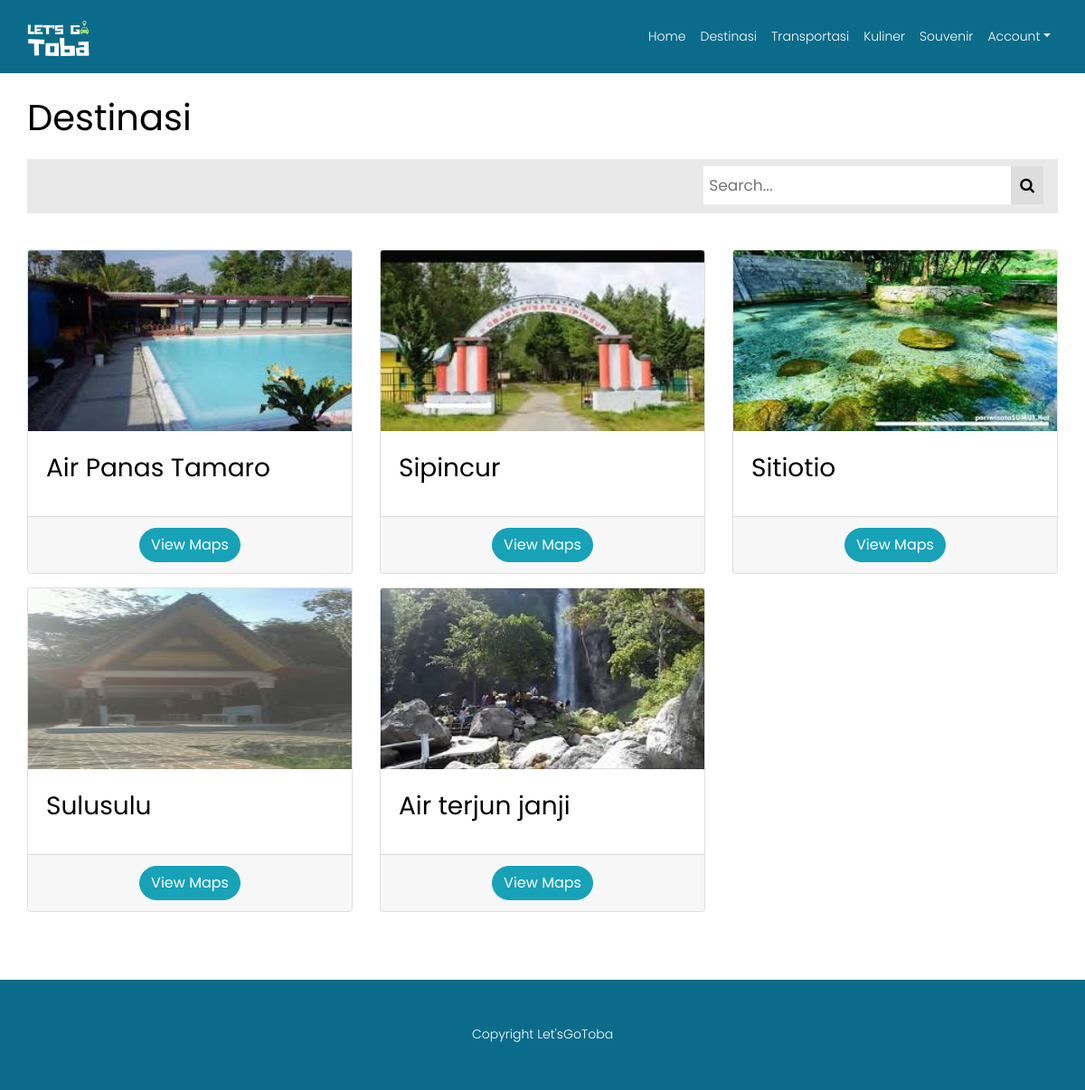
Page /humbahas.php on the committed database.
### tables this page shows
CREATE TABLE `destinasi` (
  `id_destinasi` int(20) NOT NULL,
  `nama_destinasi` varchar(100) NOT NULL,
  `nama_kabupaten` varchar(100) NOT NULL,
  `foto_destinasi` varchar(200) NOT NULL,
  `map` varchar(500) NOT NULL,
  `deskripsi` varchar(1000) NOT NULL
);

### humbahas.php (the view, shortened to what this page needs)
<?php
$koneksi = mysqli_connect("localhost","root","","letsgotobasa");
?>
<!DOCTYPE html>
<html lang="en">
  <head>
    <link href="vendor/bootstrap/css/bootstrap.min.css" rel="stylesheet">
    <link rel="stylesheet" href="css/open-iconic-bootstrap.min.css">
    <link rel="stylesheet" href="css/animate.css">
    <link rel="stylesheet" href="css/owl.carousel.min.css">
    <link rel="stylesheet" href="css/owl.theme.default.min.css">
    <link rel="stylesheet" href="css/magnific-popup.css">
    <link rel="stylesheet" href="css/aos.css">
    <link rel="stylesheet" href="css/ionicons.min.css">
    <link rel="stylesheet" href="css/bootstrap-datepicker.css">
    <link rel="stylesheet" href="css/jquery.timepicker.css">
    <link rel="stylesheet" href="fa/css/font-awesome.min.css">
    <link rel="stylesheet" href="css/flaticon.css">
    <link rel="stylesheet" href="css/icomoon.css">
    <link rel="stylesheet" href="css/style.css">
    <link rel="stylesheet" type="text/css" href="css/csss/style.css">
  </head>
  <body>
    <?php include 'menu.php'; ?>
    <div class="container ftco-animate">
   <br>
   <br>
   <br>
  <h1 class="mt-4 mb-3">Destinasi
      </h1>
<div class="topnav" align="right">
       <form action="" method="post">
        <div class="search-container">
        <input type="text" name="inputan_pencarian" placeholder="Search..." />
      <button type="submit" name="cari"><i class="fa fa-search"></i></button>
      </form>
</div>
</div>
<br>
       <div class="row">
        <?php
        $inputan_pencarian = @$_POST['inputan_pencarian'];
        if (isset($_POST["cari"])) {
          if ($inputan_pencarian != "") {
        $ambil = $koneksi->query("SELECT * FROM destinasi WHERE nama_destinasi LIKE '%$inputan_pencarian%'");
      }else {
        $ambil = $koneksi->query("SELECT * FROM destinasi WHERE nama_kabupaten LIKE 'humbahas'");
      }
        } else {
          $ambil = $koneksi->query("SELECT * FROM destinasi WHERE nama_kabupaten LIKE 'humbahas'");
        }
        $cek = mysqli_num_rows($ambil);
        if ($cek < 1){
          ?>
          <tr>
            <td><h2>Maaf, destinasi tidak ditemukan</h2></td>
          </tr>
          <br>
          <br>
          <br>
          <br>
          <br>
          <br>
          <br>
          <br>
          <br>
          <br>
          <br>
          <br>
          <br>
          <br>
          <br>
          <?php
        } else{
       while($destinasi = $ambil->fetch_assoc())  {  ?>
        <div class="col-lg-4 col-sm-6 portfolio-item ftco-animate" style="padding-top: 15px">
          <div class="card h-100 ftco-animate">
            <img class="card-img-top" style="" height="200" src="foto_destinasi/<?php echo $destinasi['foto_destinasi']; ?>" alt=""></a>
            <div class="card-body">
              <h3 class="card-title">
              <a><?php echo $destinasi['nama_destinasi'];?></a></h3>
            </div>
            <div class="card-footer">
              <center><a href="<?php echo $destinasi['map']; ?>" class="btn btn-info">View Maps</a>
            </div>
          </div>
        </div>
        <?php
      }
      }
        ?>
      </div>
  <br>
        <br>
        <br>
    <footer class="py-5 navbar-dark">
      <div class="container">
        <p class="m-0 text-center text-white">Copyright Let'sGoToba</p>
      </div>
    </footer>
  </body>
</html>

### css/csss/style.css (style rules this page uses)
.topnav { overflow: hidden; background-color: #e9e9e9; height: 60px; }
.topnav .search-container { float: right; }
.topnav input[type=text] { padding: 6px; margin-top: 8px; font-size: 17px; border: none; }
.topnav .search-container button { float: right; padding: 6px 10px; margin-top: 8px; margin-right: 16px; background: #ddd; font-size: 17px; border: none; cursor: pointer; }

### humbahas.php (style rules this page uses)
.container { width: 100%; padding-right: 0px; padding-left: 0px; margin-right: auto; margin-left: auto; }
@media (min-width: 576px) { .container { max-width: 540px; } }
@media (min-width: 768px) { .container { max-width: 720px; } }
@media (min-width: 992px) { .container { max-width: 960px; } }
@media (min-width: 1200px) { .container { max-width: 1140px; } }

### menu.php (style rules this page uses)
.navbar-dark { background-color: #0B6B8A; }

### rows in the picture
destinasi: foto_destinasi (picture), nama_destinasi "Air Panas Tamaro"
destinasi: foto_destinasi (picture), nama_destinasi "Sipincur"
destinasi: foto_destinasi (picture), nama_destinasi "Sitiotio"
destinasi: foto_destinasi (picture), nama_destinasi "Sulusulu"
destinasi: foto_destinasi (picture), nama_destinasi "Air terjun janji"
